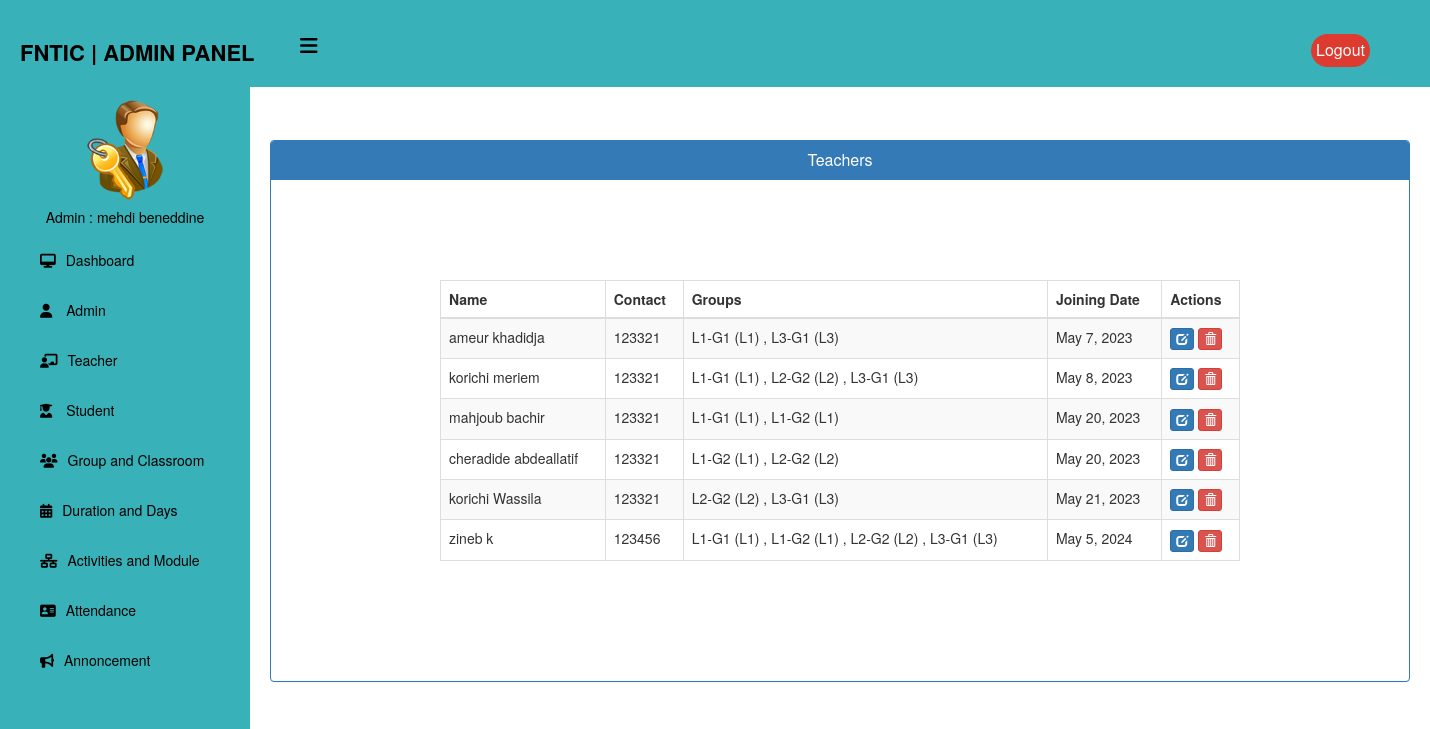
Screenshot of /admin-view-teacher (signed in) with the database file from the repository.
### home/models.py (models this page shows, shortened)
class TeacherExtra(models.Model):
    user=models.OneToOneField(User,on_delete=models.CASCADE)
    groups = models.ManyToManyField(Group, blank=True)
    joindate=models.DateField(auto_now_add=True)
    mobile = models.CharField(max_length=40)
    status=models.BooleanField(default=False)
    @property
    def get_name(self):
        return self.user.first_name+" "+self.user.last_name

class Group(models.Model):
    LEVEL_CHOICES = [
        ('L1', 'L1'),
        ('L2', 'L2'),
        ('L3', 'L3'),
    ]
    name = models.CharField(max_length=60)
    ability = models.PositiveIntegerField(null=True)
    level = models.CharField(max_length=10, choices=LEVEL_CHOICES, default='L1')
    class Meta:
        ordering = ['name']

### home/views.py (the view)
# urls.py: path('admin-view-teacher', views.admin_view_teacher_view,name='admin-view-teacher'),
@login_required(login_url="login")
@user_passes_test(is_admin)
def admin_view_teacher_view(request):
    teachers = models.TeacherExtra.objects.all()
    teacher_groups = {}
    for teacher in teachers:
        teacher_groups[teacher.id] = teacher.groups.all()
    return render(request,'school/admin_view_teacher.html',{'teachers':teachers, 'teacher_groups':teacher_groups})

### home/views.py (called while the page is built)
def is_admin(user):
    return user.groups.filter(name='ADMIN').exists()

### templates/school/admin_view_teacher.html (shortened to what this page needs)
{% extends 'school/adminbase.html' %}
{% block content %}
<head>
  <link href="//netdna.bootstrapcdn.com/bootstrap/3.0.0/css/bootstrap.min.css" rel="stylesheet" id="bootstrap-css">
</head>
<br><br>
<div class="container">
  <div class="row">
    <div class="col-xs-12">
      <div class="panel panel-primary">
        <div class="panel-heading">
          <h6 class="panel-title">Teachers</h6>
        </div>
        <div class="table-container">
          <table class="table table-responsive table-hover table-striped table-bordered" id="dev-table">
            <thead>
              <tr>
                <th>Name</th>
                <th>Contact</th>
                <th>Groups</th>
                <th>Joining Date</th>
                <th>Actions</th>
              </tr>
            </thead>
            <tbody>
              {% for t in teachers %}
              <tr>
                <td>{{ t.get_name }}</td>
                <td>{{ t.mobile }}</td>
                <td>
                  {% for group in t.groups.all %}
                  {{ group.name }} ({{ group.level }}) {% if not forloop.last %}, {% endif %}
                  {% empty %}
                  No groups
                  {% endfor %}
                </td>
                <td>{{ t.joindate }}</td>
                <td>
                  <a class="btn btn-primary btn-xs" href="{% url 'update-teacher' t.id %}">
                    <span class="glyphicon glyphicon-edit"></span>
                  </a>
                  <a class="btn btn-danger btn-xs" href="{% url 'delete-teacher-from-University' t.id %}">
                    <span class="glyphicon glyphicon-trash"></span>
                  </a>
                </td>
              </tr>
              {% endfor %}
            </tbody>
          </table>
        </div>
      </div>
    </div>
  </div>
</div>
{% endblock content %}

### templates/school/adminbase.html (shortened to what this page needs)
{% load static %}
<!DOCTYPE html>
<html lang="en" dir="ltr">
<head>
  <link rel="stylesheet" href="https://cdnjs.cloudflare.com/ajax/libs/font-awesome/6.4.0/css/all.min.css">
</head>
<body>
  <header>
    <label for="check">
      <i class="fas fa-bars" id="sidebar_btn"></i>
    </label>
    <div class="left_area">
      <h3>FNTIC | Admin Panel</h3>
    </div>
    <div class="right_area">
      <a href="{%url 'admin_logout'%}" class="logout_btn">Logout</a>
    </div>
  </header>
  <div class="sidebar">
    <center>
      <img src="{% static 'image/admin-icn.png' %}" class="profile_image" alt="">
      <h5>Admin : {{request.user.first_name}} {{ user.last_name }}</h5>
    </center>
    <a href="/admin-dashboard"><i class="fas fa-desktop"></i><span>Dashboard</span></a>
    <a href="/admin-admin"><i class="fas fa-user"></i> <span>Admin</span></a>
    <a href="/admin-teacher"><i class="fas fa-chalkboard-teacher"></i><span>Teacher</span></a>
    <a href="/admin-student"> <i class="fas fa-user-graduate"></i> <span>Student</span></a>
    <a href="/admin-group"><i class="fas fa-users"></i><span>Group and Classroom</span></a>
    <a href="/admin-duration-module"><i class="fas fa-calendar-alt"></i><span>Duration and Days</span></a>
    <a href="/admin-Activities"><i class="fas fa-network-wired"></i><span>Activities and Module</span></a>
    <a href="/admin-attendance"><i class="fas fa-address-card"></i><span>Attendance</span></a>
    <a href="/admin-notice"><i class="fas fa-bullhorn"></i><span>Annoncement</span></a>
  </div>
  <div class="content">
    <br><br><br><br><br>
    {% block content %}
    {% endblock content %}
</body>
</html>

### templates/school/adminbase.html (style rules this page uses)
a:link { text-decoration: none; }
body { margin: 0; padding: 0; font-family: "Roboto", sans-serif; }
header { position: fixed; background: #38b2b8; padding: 20px; width: 100%; z-index: 1; }
.left_area h3 { color: #000; margin: 0px; text-transform: uppercase; font-size: 22px; font-weight: 900; }
.logout_btn { padding: 5px; background: #dd3b30; text-decoration: none; float: right; margin-top: -30px; margin-right: 40px; border-radius: 30px; font-size: 16px; font-weight: 500; color: #fff; transition: 0.5s; }
.sidebar { background: #38b2b8; margin-top: 70px; padding-top: 30px; position: fixed; left: 0; width: 250px; height: 100%; transition: 0.5s; transition-property: left; }
.sidebar .profile_image { width: 100px; height: 100px; border-radius: 100px; margin-bottom: 10px; }
.sidebar h5 { color: #000; text size: 12px; margin-top: 0; margin-bottom: 10px; }
.sidebar a { color: #000; display: block; width: 100%; line-height: 50px; text-decoration: none; padding-left: 40px; box-sizing: border-box; transition: 0.5s; }
.sidebar i { padding-right: 10px; }
label #sidebar_btn { z-index: 1; color: #000; position: fixed; cursor: pointer; left: 300px; font-size: 20px; margin: 5px 0; transition: 0.5s; transition-property: color; }
.content { margin-left: 250px; background-position: center; background-size: cover; height: 100vh; transition: 0.5s; }

### templates/school/admin_view_teacher.html (style rules this page uses)
a:link { text-decoration: none; }
h6 { text-align: center; }
.table-container { margin: 100px auto; max-width: 800px; overflow-x: auto; overflow-y: auto; }

### rows the page displays
TeacherExtra: get_name "ameur khadidja", mobile "123321", joindate "May 7, 2023"
Group: name "L1-G1", level "L1"
Group: name "L3-G1", level "L3"
TeacherExtra: get_name "korichi meriem", mobile "123321", joindate "May 8, 2023"
Group: name "L2-G2", level "L2"
TeacherExtra: get_name "mahjoub bachir", mobile "123321", joindate "May 20, 2023"
Group: name "L1-G2", level "L1"
TeacherExtra: get_name "cheradide abdeallatif", mobile "123321", joindate "May 20, 2023"
TeacherExtra: get_name "korichi Wassila", mobile "123321", joindate "May 21, 2023"
TeacherExtra: get_name "zineb k", mobile "123456", joindate "May 5, 2024"

### other values shown
{{ request.user.first_name }} "mehdi"
{{ user.last_name }} "beneddine"
